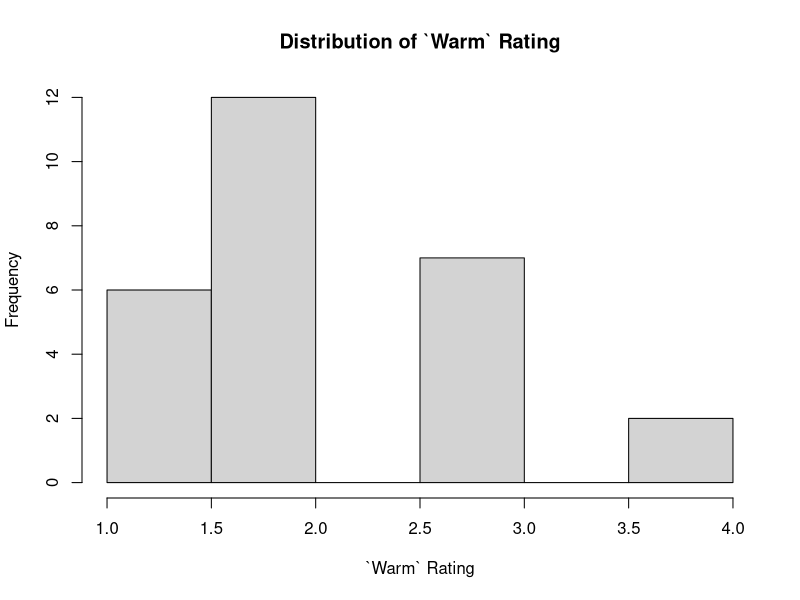
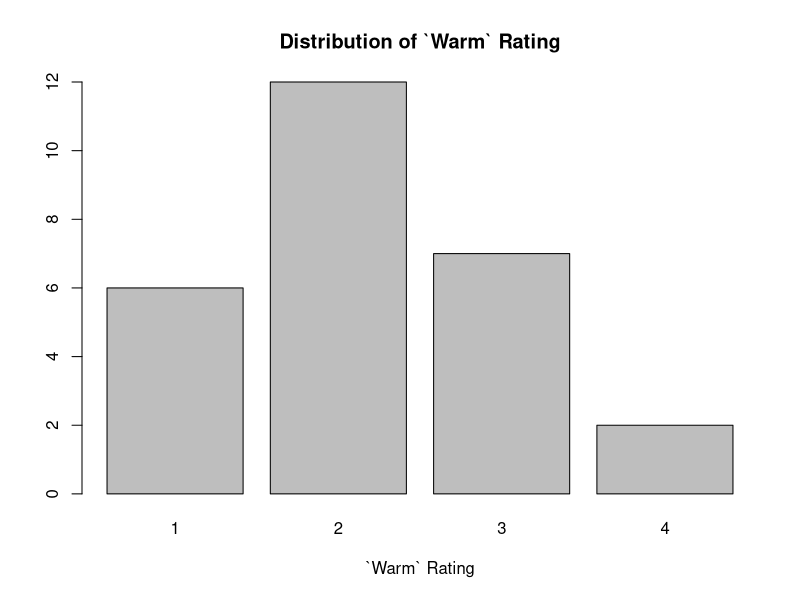
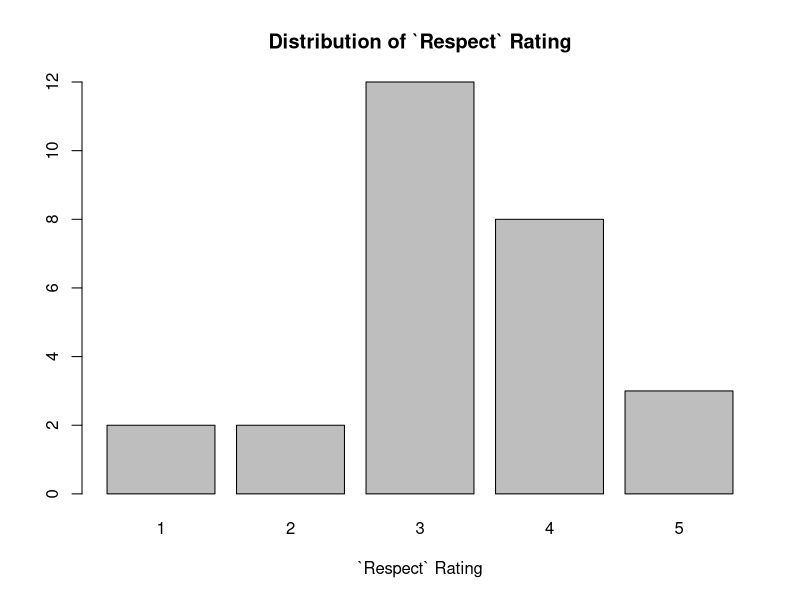

Reproduce these figures in R, in order. (Note: this script raises an error after producing the figures.)
## ---- chunk 1
# importing relevant libraries
library(data.table)
library(knitr)
## ---- chunk 2
# loading pilot data
d_pilot <- data.table::fread(input = 'pilot_data.csv')
## ---- chunk 3
# viewing first 6 rows of pilot data
head(d_pilot)
## ---- chunk 4
# Histogram
hist(d_pilot$warm, main="Distribution of `Warm` Rating", xlab="`Warm` Rating")
## ---- chunk 5
# Simple Bar Plot
barplot(table(d_pilot$warm), main="Distribution of `Warm` Rating", xlab="`Warm` Rating")

barplot(table(d_pilot$respect), main="Distribution of `Respect` Rating", xlab="`Respect` Rating")
## ---- chunk 6
# Stacked Bar Plot
counts_warm <- table(d_pilot$`passage gender`, d_pilot$warm)
barplot(counts, main="Distribution of `Warm` Rating By Passage Gender",
  xlab="`Warm` Rating", col=c("darkblue","red"),
  legend = rownames(counts_warm))
## ---- chunk 7
# Grouped Bar Plot
barplot(counts_warm, main="Distribution of `Warm` Rating By Passage Gender",
  xlab="`Warm` Rating", col=c("darkblue","red"),
  legend = rownames(counts), beside=TRUE)

counts_respect <- table(d_pilot$`passage gender`, d_pilot$respect)
barplot(counts, main="Distribution of `Respect` Rating By Passage Gender",
  xlab="`Respect` Rating", col=c("darkblue","red"),
  legend = rownames(counts), beside=TRUE)
## ---- chunk 8
# create a column that represents `warmth` by averaging `warm` rating and `well-intentioned` rating
d_pilot$warmth <- (as.numeric(d_pilot$warm) + as.numeric(d_pilot$well_intentioned)) / 2

# create a column that represents `competence` by averaging `competent` rating and `capable` rating
d_pilot$competence <- (as.numeric(d_pilot$competent) + as.numeric(d_pilot$capable)) / 2
## ---- chunk 9
head(d_pilot)
## ---- chunk 10
# looking at breakdown of participant gender with passage gender (assigned treatment)
table(d_pilot$gender, d_pilot$`passage gender`)
## ---- chunk 11
# testing for heterogeneity in pilot

## ---- chunk 12
# loading final data
d_final <- data.table::fread(input = 'final_data.csv')
## ---- chunk 13
# viewing first 6 rows of final data
head(d_final)
## ---- chunk 14
# check if blocked randomization worked in final survey & how much attrition affected blocks
table(d_final$gender, d_final$passage_gender)
